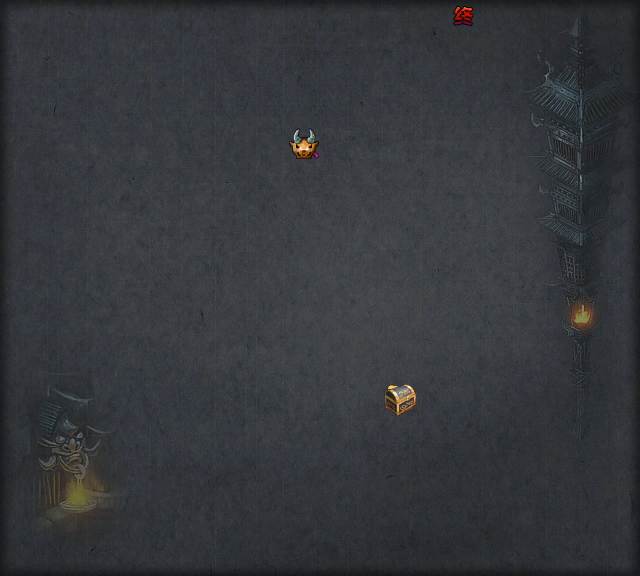

Below is a game level as drawn by its tile map, then a one-line description and the .tmx that defines it (tile-layer data replaced by summaries):
An orthogonal 20x18 tile map with 32x32 px tiles, 6 tile layers (map, boss_dead, boss, open_baoxiang, ...), 7 tilesets and 1 object (player1).

<map version="1.0" tiledversion="1.1.6" orientation="orthogonal" renderorder="right-down" width="20" height="18" tilewidth="32" tileheight="32" infinite="0" nextobjectid="29">
 <tileset firstgid="1" name="boss_live" tilewidth="32" tileheight="32" tilecount="1" columns="1">
  <image source="boss_live.png" width="32" height="32" />
 </tileset>
 <tileset firstgid="2" name="boss_dead" tilewidth="32" tileheight="32" tilecount="1" columns="1">
  <image source="boss_dead.png" width="32" height="32" />
 </tileset>
 <tileset firstgid="3" name="close_baoxiang" tilewidth="32" tileheight="32" tilecount="1" columns="1">
  <image source="close_baoxiang.png" width="32" height="32" />
 </tileset>
 <tileset firstgid="4" name="ope_baoxiang" tilewidth="32" tileheight="32" tilecount="1" columns="1">
  <image source="ope_baoxiang.png" width="32" height="32" />
 </tileset>
 <tileset firstgid="5" name="player" tilewidth="32" tileheight="32" tilecount="1" columns="1">
  <image source="player.png" width="32" height="32" />
 </tileset>
 <tileset firstgid="6" name="meizhuang_bg" tilewidth="32" tileheight="32" tilecount="360" columns="20">
  <image source="meizhuang_bg.png" width="640" height="576" />
 </tileset>
 <tileset firstgid="366" name="endpoint" tilewidth="32" tileheight="32" tilecount="1" columns="1">
  <image source="endpoint.png" width="32" height="32" />
 </tileset>
 <layer name="map" width="20" height="18">
  <data>[360 cells, 360 non-empty, 360 distinct tile ids]</data>
 </layer>
 <layer name="boss_dead" width="20" height="18">
  <data>[360 cells, 1 non-empty, 1 distinct tile ids]</data>
 </layer>
 <layer name="boss" width="20" height="18">
  <data>[360 cells, 1 non-empty, 1 distinct tile ids]</data>
 </layer>
 <objectgroup name="players" visible="0">
  <object id="20" name="player1" gid="5" x="32" y="352" width="32" height="32" />
 </objectgroup>
 <layer name="open_baoxiang" width="20" height="18">
  <data>[360 cells, 1 non-empty, 1 distinct tile ids]</data>
 </layer>
 <layer name="close_baoxiang" width="20" height="18">
  <properties>
   <property name="opend" type="bool" value="false" />
  </properties>
  <data>[360 cells, 1 non-empty, 1 distinct tile ids]</data>
 </layer>
 <layer name="end" width="20" height="18">
  <data>[360 cells, 1 non-empty, 1 distinct tile ids]</data>
 </layer>
</map>